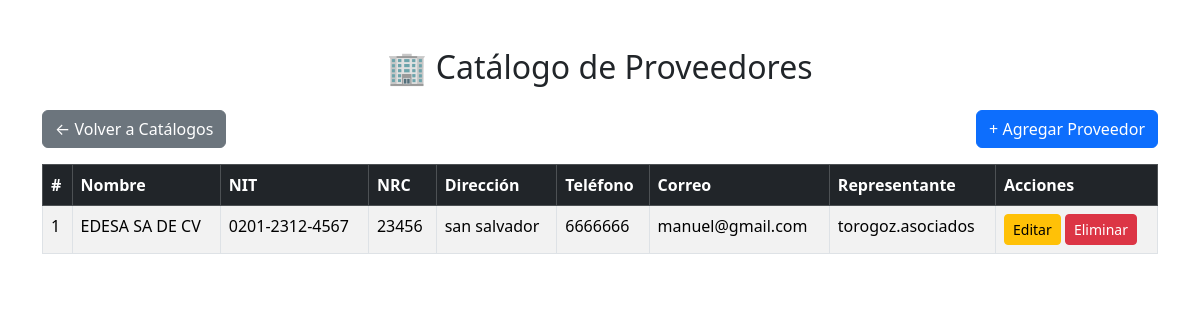
The page /proveedores/ (signed in) on the database its author committed.
### Modulos/Facturacion/models.py (models this page shows, shortened)
class Proveedor(models.Model):
    nombre = models.CharField(max_length=120)
    nit = models.CharField(max_length=20, unique=True)
    nrc = models.CharField(max_length=20, blank=True, null=True)
    direccion = models.TextField()
    telefono = models.CharField(max_length=20, blank=True, null=True)
    correo = models.EmailField(blank=True, null=True)
    representante = models.CharField(max_length=100, blank=True, null=True)

### Modulos/Facturacion/views.py (the view)
# urls.py: path('proveedores/', views.lista_proveedores, name='lista_proveedores'),
@login_required
def lista_proveedores(request):
    proveedores = Proveedor.objects.all()
    return render(request, 'Facturacion/proveedores.html', {'proveedores': proveedores})

### Modulos/Facturacion/templates/Facturacion/proveedores.html (shortened to what this page needs)
{% load static %}
<!DOCTYPE html>
<html lang="es">
<head>
    <link href="https://cdn.jsdelivr.net/npm/bootstrap@5.3.3/dist/css/bootstrap.min.css" rel="stylesheet">
    <link rel="stylesheet" href="{% static 'css/estilos.css' %}">
</head>
<body>
<div class="container mt-5">
    <h2 class="text-center mb-4">🏢 Catálogo de Proveedores</h2>
    <a href="{% url 'menu_catalogos' %}" class="btn btn-secondary">← Volver a Catálogos</a>
    <button class="btn btn-primary mb-3 float-end" data-bs-toggle="modal" data-bs-target="#modalProveedor">+ Agregar Proveedor</button>
    <table class="table table-bordered table-striped">
        <thead class="table-dark">
            <tr>
                <th>#</th>
                <th>Nombre</th>
                <th>NIT</th>
                <th>NRC</th>
                <th>Dirección</th>
                <th>Teléfono</th>
                <th>Correo</th>
                <th>Representante</th>
                <th>Acciones</th>
            </tr>
        </thead>
        <tbody>
            {% for proveedor in proveedores %}
            <tr>
                <td>{{ forloop.counter }}</td>
                <td>{{ proveedor.nombre }}</td>
                <td>{{ proveedor.nit }}</td>
                <td>{{ proveedor.nrc }}</td>
                <td>{{ proveedor.direccion }}</td>
                <td>{{ proveedor.telefono }}</td>
                <td>{{ proveedor.correo }}</td>
                <td>{{ proveedor.representante }}</td>
                <td>
                    <a href="#" class="btn btn-sm btn-warning">Editar</a>
                    <a href="#" class="btn btn-sm btn-danger">Eliminar</a>
                </td>
            </tr>
            {% empty %}
            <tr><td colspan="9" class="text-center">No hay proveedores registrados.</td></tr>
            {% endfor %}
        </tbody>
    </table>
</div>
</body>
</html>

### rows shown on the page
Proveedor: nombre "EDESA SA DE CV", nit "0201-2312-4567", nrc "23456", direccion "san salvador", telefono "6666666", correo "manuel@gmail.com", representante "torogoz.asociados"
